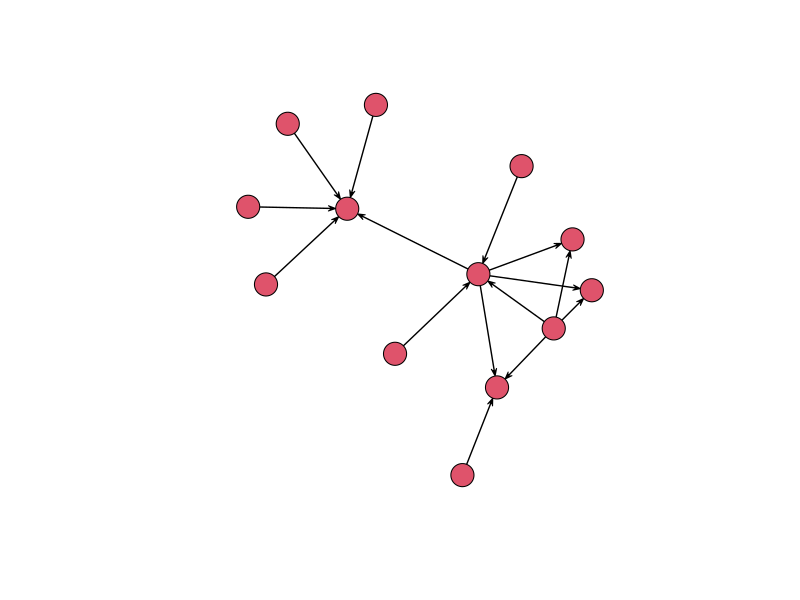
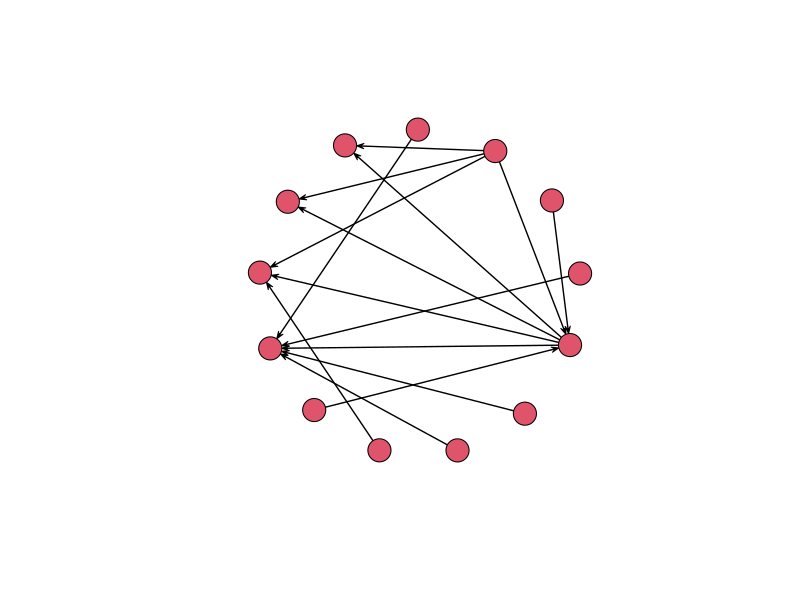
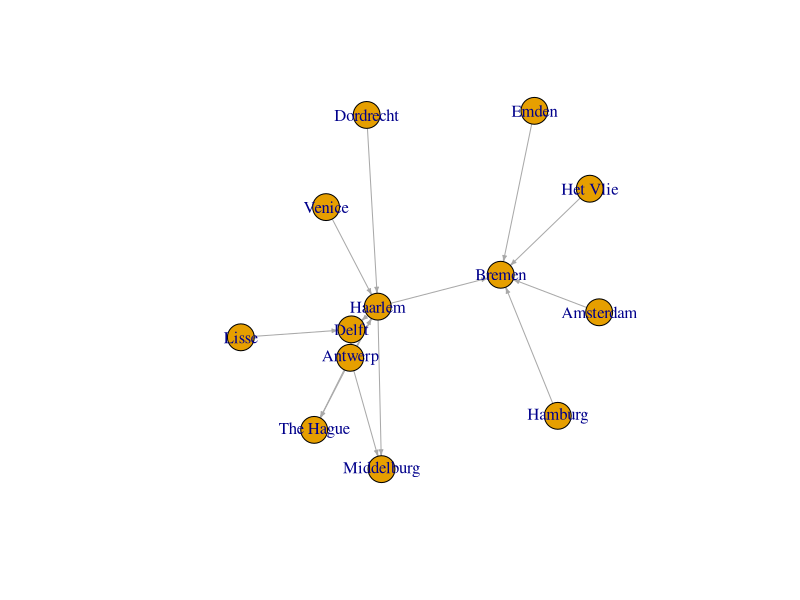
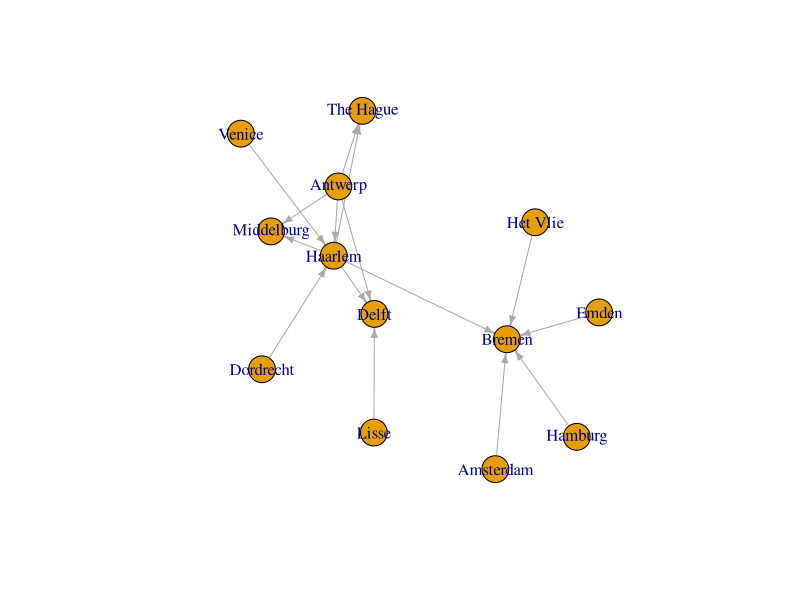
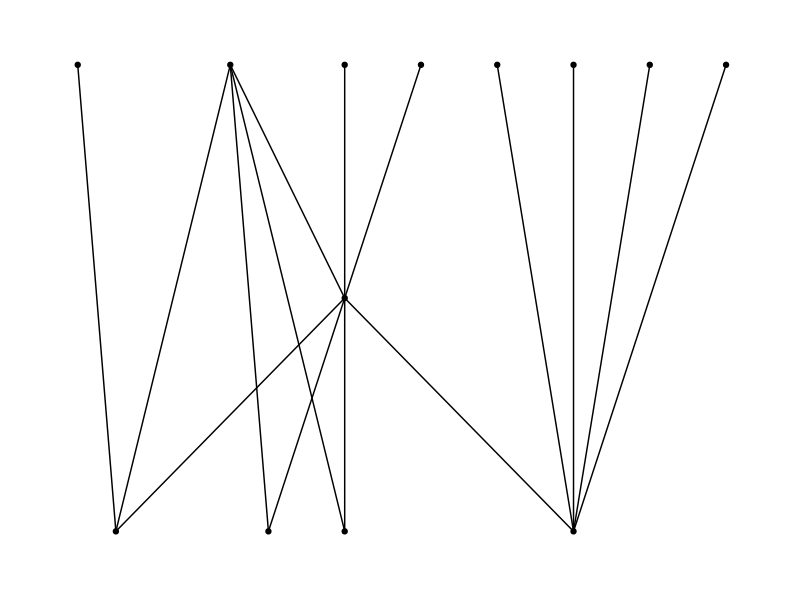
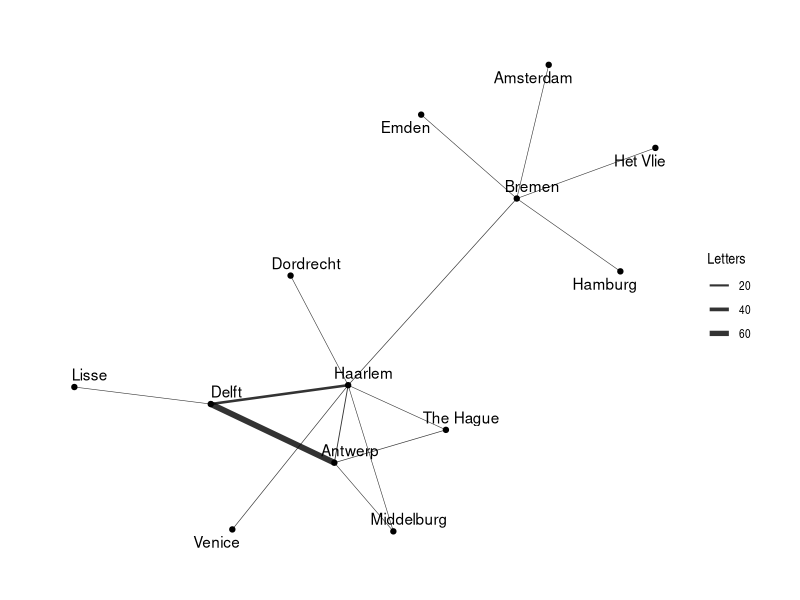
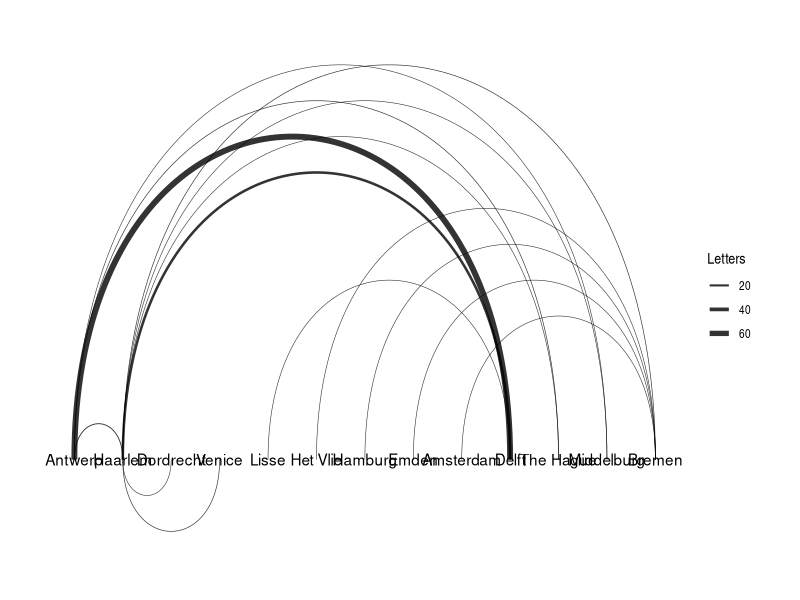

Generate these figures, in order, with R:
## ---- chunk 1
knitr::opts_chunk$set(echo = TRUE)
## ---- chunk 2
library(tidyverse)
edge_list <- tibble(from = c(1, 2, 2, 3, 4), to = c(2, 3, 4, 2, 1))
node_list <- tibble(id = 1:4)

edge_list
node_list
## ---- chunk 3
library(readxl)
letters <- read_excel("correspondence-data-1585.xlsx")
letters
## ---- chunk 4
sources <- letters %>%
  distinct(source) %>%
  rename(label = source)

sources
## ---- chunk 5
destinations <- letters %>%
  distinct(destination) %>%
  rename(label = destination)

destinations
## ---- chunk 6
nodes <- full_join(sources, destinations, by = "label")

nodes
## ---- chunk 7
nodes <- nodes %>% rowid_to_column("id")

nodes
## ---- chunk 8
per_route <- letters %>%  
  group_by(source, destination) %>%
  summarise(weight = n()) %>% 
  ungroup()

per_route
## ---- chunk 9
edges <- per_route %>% 
  left_join(nodes, by = c("source" = "label")) %>% 
  rename(from = id)

edges
## ---- chunk 10
edges <- edges %>% 
  left_join(nodes, by = c("destination" = "label")) %>% 
  rename(to = id)

edges
## ---- chunk 11
edges <- select(edges, from, to, weight)

edges
## ---- chunk 12
#install.packages("network")
library(network)
## ---- chunk 13
routes_network <- network(edges, vertex.attr = nodes, matrix.type = "edgelist", ignore.eval = FALSE)

routes_network
## ---- chunk 14
plot(routes_network, vertex.cex = 3)
## ---- chunk 15
plot(routes_network, vertex.cex = 3, mode = "circle")
## ---- chunk 16
detach(package:network)
rm(routes_network)
#install.packages("igraph")
library(igraph)
## ---- chunk 17
routes_igraph <- graph_from_data_frame(d = edges, vertices = nodes, directed = TRUE)
## ---- chunk 18
plot(routes_igraph, edge.arrow.size = 0.3)
## ---- chunk 19
#seed
plot(routes_igraph, layout = layout_with_graphopt, edge.arrow.size = 0.5)
## ---- chunk 20
#install.packages("tidygraph")
library(tidygraph)
#install.packages("ggraph")
library(ggraph)
## ---- chunk 21
routes_tidy <- tbl_graph(nodes = nodes, edges = edges, directed = TRUE)
routes_tidy
## ---- chunk 22
ggraph(routes_tidy) + geom_edge_link() + geom_node_point() + theme_graph()
## ---- chunk 23
ggraph(routes_tidy, layout = "graphopt") + 
  geom_node_point() +
  geom_edge_link(aes(width = weight), alpha = 0.8) + 
  scale_edge_width(range = c(0.2, 2)) +
  geom_node_text(aes(label = label), repel = TRUE) +
  labs(edge_width = "Letters") +
  theme_graph()
## ---- chunk 24
ggraph(routes_igraph, layout = "linear") + 
  geom_edge_arc(aes(width = weight), alpha = 0.8) + 
  scale_edge_width(range = c(0.2, 2)) +
  geom_node_text(aes(label = label)) +
  labs(edge_width = "Letters") +
  theme_graph()
